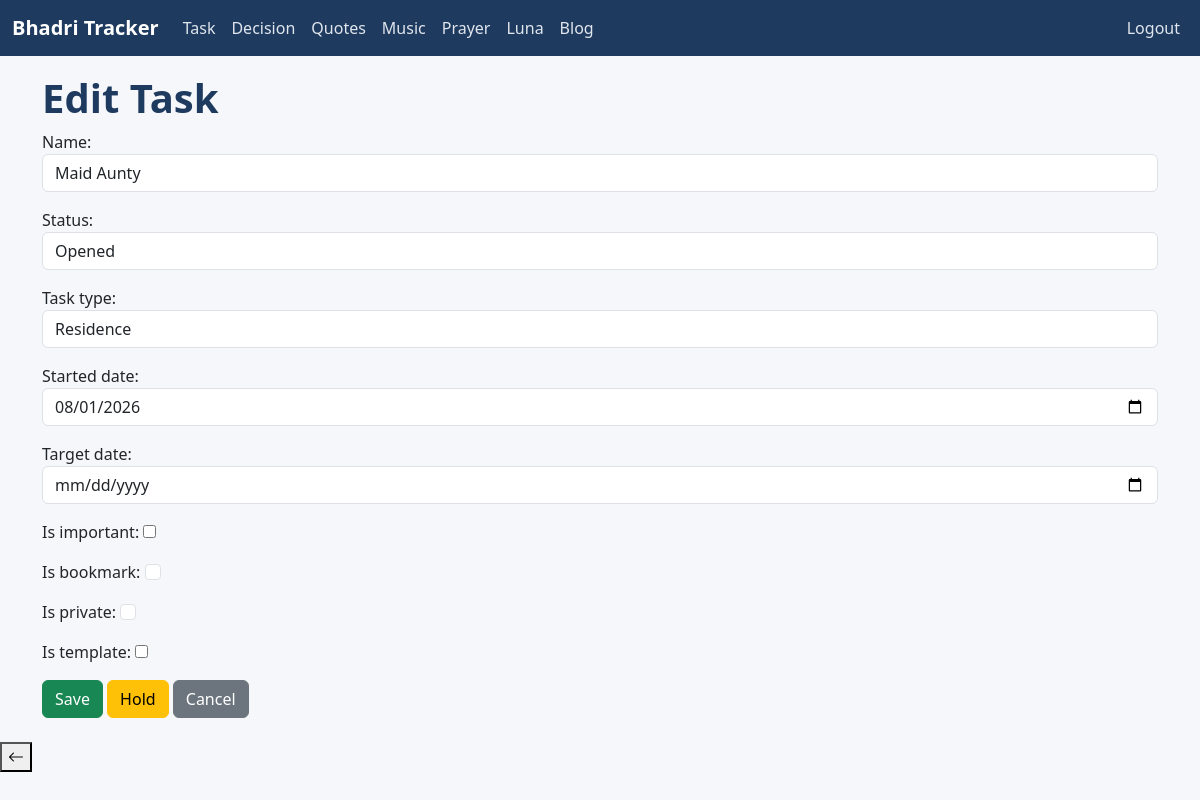
Page /task/160/edit/ (signed in) on the earlier database version.
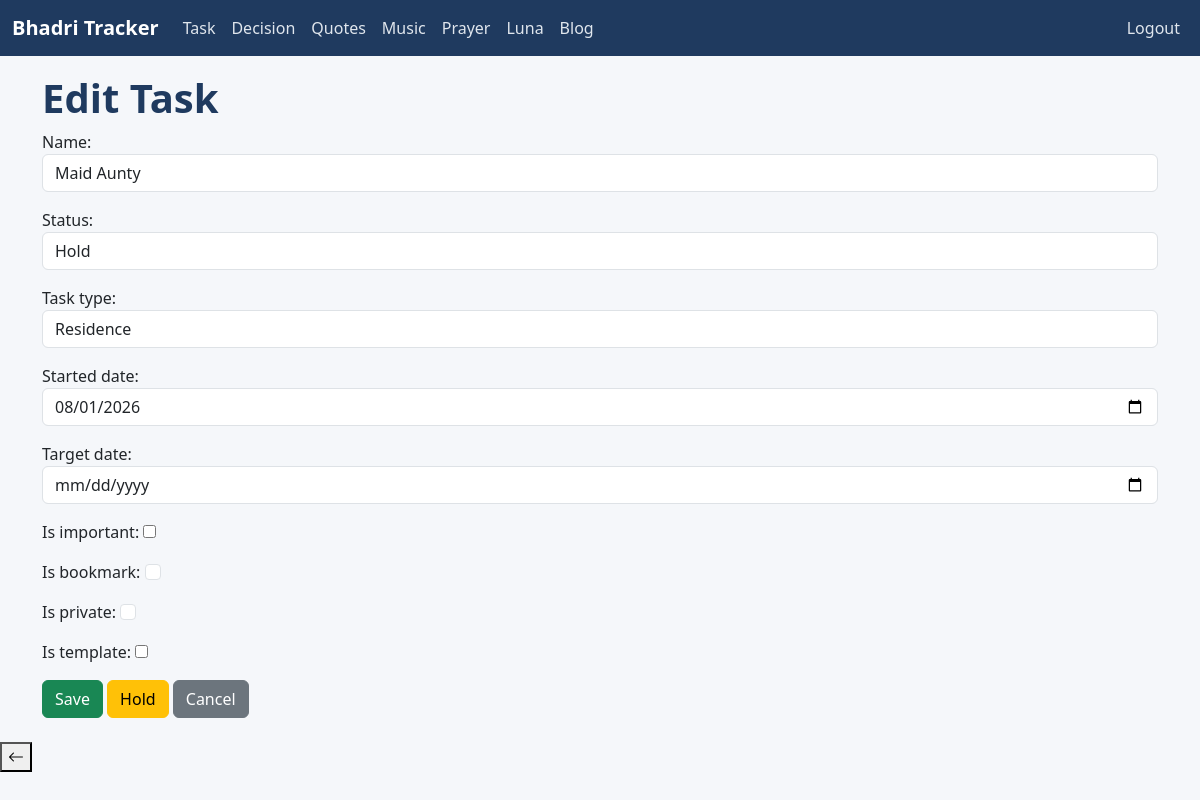
Same page on the later database version.
### tracker/models.py (models this page shows, shortened)
class Task(models.Model):
    STATUS_CHOICES = [
        ('Opened', 'Opened'),
        ('InProgress', 'In Progress'),
        ('Completed', 'Completed'),
        ('Cancelled', 'Cancelled'),
        ('Hold', 'Hold'),
    ]
    name = models.CharField(max_length=200)
    status = models.CharField(max_length=20, choices=STATUS_CHOICES, default='Opened')
    task_type = models.ForeignKey(TaskType, on_delete=models.CASCADE)
    started_date = models.DateField(default=timezone.localtime(), null=True, blank=True)
    created_date = models.DateField(auto_now_add=True)
    updated_date = models.DateField(auto_now=True)
    completed_date = models.DateField(null=True, blank=True)
    target_date = models.DateField(default=timezone.localtime(), null=True, blank=True)
    is_bookmark = models.BooleanField(default=False)
    is_private = models.BooleanField(default=False)
    is_important = models.BooleanField(default=False)
    is_template = models.BooleanField(default=False)

class TaskType(models.Model):
    name = models.CharField(max_length=50, unique=True)
    class Meta:
        ordering = ['name']
    def __str__(self):
        return self.name

### tracker/views.py (the view)
# urls.py: path('task/<int:pk>/edit/', views.TaskUpdateView.as_view(), name='task_update'),
class TaskUpdateView(LoginRequiredMixin, UpdateView):
    model = Task
    form_class = TaskForm
    template_name = 'tracker/task_form.html'
    success_url = reverse_lazy('tracker:task_list')

### tracker/forms.py
class TaskForm(forms.ModelForm):
    class Meta:
        model = Task
        fields = ['name', 'status', 'task_type', 'started_date', 'target_date', 'is_important', 'is_bookmark', 'is_private', 'is_template']
        widgets = {
            'name': forms.TextInput(attrs={'class': 'form-control'}),
            'status': forms.Select(attrs={'class': 'form-control'}),
            'task_type': forms.Select(attrs={'class': 'form-control', 'required': True}),
            'started_date': forms.DateInput(attrs={'class': 'form-control', 'type': 'date'}),
            'is_bookmark': forms.CheckboxInput(attrs={'class': 'form-check-input'}),
            'target_date': forms.DateInput(attrs={'class': 'form-control', 'type': 'date'}),
            'is_private': forms.CheckboxInput(attrs={'class': 'form-check-input'})
        }

### tracker/context_processors.py (called while the page is built)
def active_notifications(request):
    today = timezone.localdate()
    notifications = Notification.objects.filter(
        is_completed=False,
        date__gte=today,
        date__lte=today + timedelta(days=7)
    ).order_by('date')
    return {
        'active_notifications': notifications
    }

### templates/tracker/task_form.html (shortened to what this page needs)
{% extends 'base.html' %}
{% block content %}
<h1>{{ form.instance.pk|yesno:"Edit Task,New Task" }}</h1>
<form method="POST">
  {{ form.as_p }}
  <button type="submit" class="btn btn-success">Save</button>
  {% if task %}
  <a href="{% url 'tracker:toggle_hold' task.id %}" class="btn btn-warning">Hold</a>
  {% endif %}
  <a href="{% url 'tracker:task_list' %}" class="btn btn-secondary">Cancel</a>
</form>
{% endblock %}

Differences in the rows shown:
changed Task "Edit Task": status "Opened" → "Hold"
